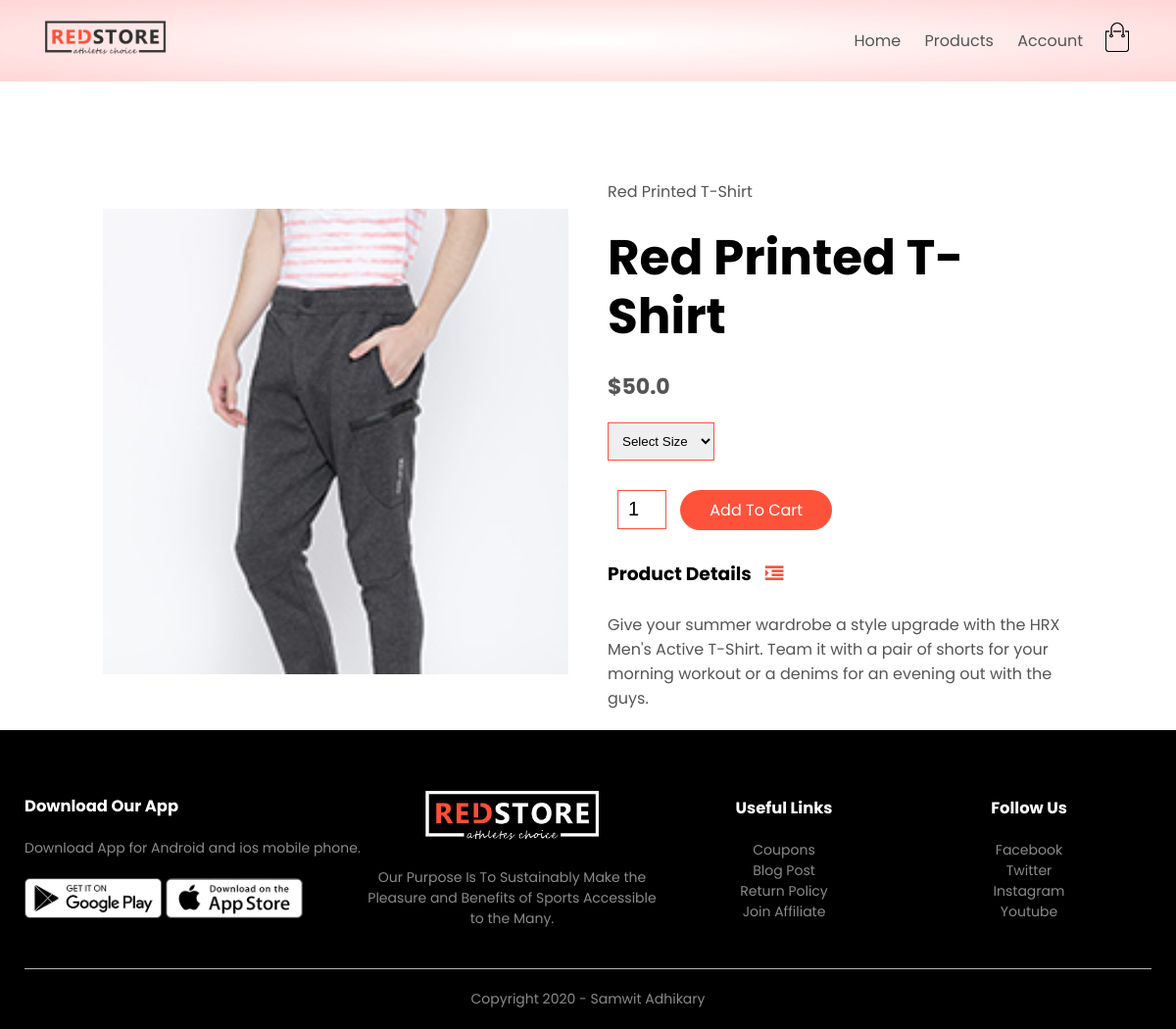
Page /product_detail/3 on the committed database.
### products/models.py (models this page shows, shortened)
class Product(models.Model):
    LIVE=1
    DELETE=2
    DELETE_CHOICES=((LIVE,'Live'),(DELETE,'Delete'))
    title=models.CharField(max_length=200)
    price=models.FloatField()
    description=models.TextField()
    image=models.ImageField(upload_to='media/')
    priority=models.IntegerField(default=0)
    delete_status=models.IntegerField(choices=DELETE_CHOICES,default=LIVE)
    created_at=models.DateTimeField(auto_now_add=True)
    updated_at=models.DateTimeField(auto_now=True)

### products/views.py (the view)
# urls.py: path('product_detail/<pk>',views.detail_product,name='detail_product')
def detail_product(request,pk):
    product=Product.objects.get(pk=pk)
    context={'product' : product}
    return render(request,'product_detail.html',context)

### templates/product_detail.html
{% extends 'blank_layout.html' %}
{% block header %}
{% include 'header.html' %}
{% endblock header %}
{% block content %}
{% include 'product_description.html' %}
{% endblock content %}
{% block footer %}
{% include 'footer.html' %}
{% endblock footer %}

### templates/product_description.html (shortened to what this page needs)
{% load static %}
<div class="small-container single-product">
    <div class="row">
        <div class="col-2">
            <img src="{{product.image.url}}" width="100%" id="ProductImg">
        </div>
        <div class="col-2">
            <p>{{product.title}}</p>
            <h1>{{product.title}}</h1>
            <h4>${{product.price}}</h4>
            <select>
                <option>Select Size</option>
            </select>
            <input type="number" value="1">
            <a href="" class="btn">Add To Cart</a>
            <h3>Product Details <i class="fa fa-indent"></i></h3>
            <br>
            <p>{{product.description}}</p>
        </div>
    </div>
</div>

### statics/css/style.css (style rules this page uses)
* { margin: 0; padding: 0; box-sizing: border-box; }
body { font-family: 'Poppins', sans-serif; }
a { text-decoration: none; color: #555; }
p { color: #555; }
.row { display: flex; align-items: center; flex-wrap: wrap; justify-content: space-around; }
.col-2 { flex-basis: 50%; min-width: 300px; }
.col-2 img { max-width: 100%; padding: 50px 0; }
.col-2 h1 { font-size: 50px; line-height: 60px; margin: 25px 0; }
.btn { display: inline-block; background: #ff523b; color: white; padding: 8px 30px; margin: 30px 0; border-radius: 30px; transition: background 0.5s; }
.small-container { max-width: 1080px; margin: auto; padding-left: 25px; padding-right: 25px; }
h4 { color: #555; font-weight: normal; }
select { border: 1px solid #ff523b; padding: 5px; }
.single-product { margin-top: 80px; }
.single-product .col-2 img { padding: 0; }
.single-product .col-2 { padding: 20px; }
.single-product h4 { margin: 20px 0; font-size: 22px; font-weight: bold; }
.single-product select { display: block; padding: 10px; margin-top: 20px; }
.single-product input { width: 50px; height: 40px; padding-left: 10px; font-size: 20px; margin-left: 10px; border: 1px solid #ff523b; margin-right: 10px; }
.single-product .fa { color: #ff523b; margin-left: 10px; }

### rows in the picture
Product: image (picture), title "Red Printed T-Shirt", price "50.0", description "Give your summer wardrobe a style upgrade with the HRX Men's Active T-Shirt. Team it with a pair of shorts for your morning workout or a denims for an evening out with the guys."
